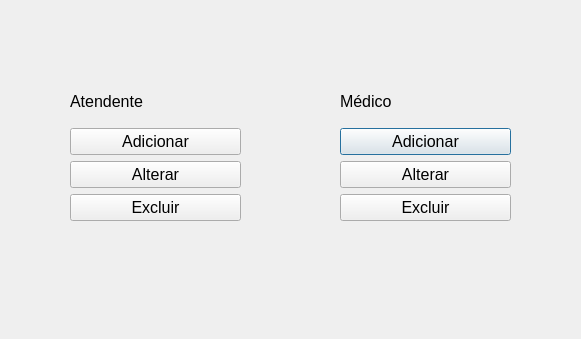
<?xml version="1.0" encoding="UTF-8"?>
<ui version="4.0">
 <class>gerenciar</class>
 <widget class="QDialog" name="gerenciar">
  <property name="geometry">
   <rect>
    <x>0</x>
    <y>0</y>
    <width>581</width>
    <height>339</height>
   </rect>
  </property>
  <property name="windowTitle">
   <string>Dialog</string>
  </property>
  <widget class="QWidget" name="layoutWidget">
   <property name="geometry">
    <rect>
     <x>340</x>
     <y>80</y>
     <width>171</width>
     <height>141</height>
    </rect>
   </property>
   <layout class="QVBoxLayout" name="verticalLayout">
    <item>
     <widget class="QLabel" name="label_2">
      <property name="font">
       <font>
        <pointsize>12</pointsize>
       </font>
      </property>
      <property name="text">
       <string>Médico</string>
      </property>
     </widget>
    </item>
    <item>
     <widget class="QPushButton" name="addMedico">
      <property name="font">
       <font>
        <pointsize>12</pointsize>
       </font>
      </property>
      <property name="text">
       <string>Adicionar</string>
      </property>
     </widget>
    </item>
    <item>
     <widget class="QPushButton" name="modMedico">
      <property name="font">
       <font>
        <pointsize>12</pointsize>
       </font>
      </property>
      <property name="text">
       <string>Alterar</string>
      </property>
     </widget>
    </item>
    <item>
     <widget class="QPushButton" name="delMedico">
      <property name="font">
       <font>
        <pointsize>12</pointsize>
       </font>
      </property>
      <property name="text">
       <string>Excluir</string>
      </property>
     </widget>
    </item>
   </layout>
  </widget>
  <widget class="QWidget" name="layoutWidget">
   <property name="geometry">
    <rect>
     <x>70</x>
     <y>80</y>
     <width>171</width>
     <height>141</height>
    </rect>
   </property>
   <layout class="QVBoxLayout" name="verticalLayout_2">
    <item>
     <widget class="QLabel" name="label">
      <property name="font">
       <font>
        <pointsize>12</pointsize>
       </font>
      </property>
      <property name="text">
       <string>Atendente</string>
      </property>
     </widget>
    </item>
    <item>
     <widget class="QPushButton" name="addAtendente">
      <property name="font">
       <font>
        <pointsize>12</pointsize>
       </font>
      </property>
      <property name="text">
       <string>Adicionar</string>
      </property>
     </widget>
    </item>
    <item>
     <widget class="QPushButton" name="modAtendente">
      <property name="font">
       <font>
        <pointsize>12</pointsize>
       </font>
      </property>
      <property name="text">
       <string>Alterar</string>
      </property>
     </widget>
    </item>
    <item>
     <widget class="QPushButton" name="delAtendente">
      <property name="font">
       <font>
        <pointsize>12</pointsize>
       </font>
      </property>
      <property name="text">
       <string>Excluir</string>
      </property>
     </widget>
    </item>
   </layout>
  </widget>
 </widget>
 <resources/>
 <connections/>
</ui>
